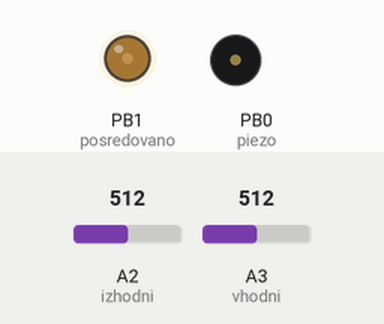
Recording of a sketch running on a simulated ATtiny85, built with avr-gcc and run on an emulated ATtiny85. Parts: output pins drawn as LEDs (lit = HIGH), buzzer (waves = sounding, pin HIGH). The test bench sets the inputs (shaded band); at power-on: A2 (izhodni) = 512, A3 (vhodni) = 512.

Above: at 0.1 s.
Timing chart, 0 to 1.6 s (numbered marks = the images above):
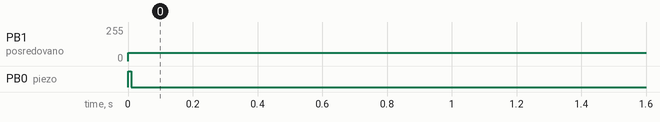

Measured:
- by itself, PB1 (posredovano): 0/255 → 62/255 at 0.00 s
- by itself, PB0 (piezo): LOW → HIGH at 0.00 s, → LOW 0.01 s later

The sketch:

RoomAutomationATtiny45.ino
```cpp
/*
* 1-Reset
* 2-pin 3 (Analog 3)
* 3-pin 4 (Analog 2)
* 4-GND
* 5-pin 0 (pwm)
* 6-pin 1 (pwm)
* 7-pin 2(analog 1)
* 8-VCC+
*/


int vhodni=A3; //pin 2, vhodni laser, ki s prvi sproži ob vhodu v sobo
int izhodni=A2; //pin 3, izhodni laser
int st=0; //števec oseb v sobi
int posredovano = 1; //pin 5, pwm izhod vrednosti glavnemu sistemu
int piezo = 0;
long delayMS; //čas za čakanje na drug laser
int b=1;
int nivo = 800;

void setup() { //nastavitev vhodov in izhodov
  pinMode(vhodni, INPUT);
  pinMode(izhodni, INPUT);
  pinMode(posredovano, OUTPUT);
  pinMode(piezo, OUTPUT);
}

void loop() {
  delayMS=6000;
  if(analogRead(vhodni) < nivo) {
    while((0 < delayMS) && b) {
      if(analogRead(izhodni) < nivo) {
        st++;
        changeOutput();
        b=0;
        digitalWrite(piezo, HIGH);
        delay(10);
        digitalWrite(piezo, LOW);
        break;
      }

      delayMS--;
    }
    delay(250);
  }

  if(analogRead(vhodni) >= nivo) b=1;

 if(analogRead(izhodni) < nivo) {

    while((0 < delayMS) && b) {  //koliko časa je optimalno čakati?
      if(analogRead(vhodni) < nivo) {
        if(st > 0)
          st--;
        else
          st = 0;
        changeOutput();
        b=0;
        digitalWrite(piezo, HIGH);
        delay(10);
        digitalWrite(piezo, LOW);
        break;
      }
      delayMS--;
      //delayMicroseconds(250);
    }
    delay(250); //kakšen delay med osebami?
  }

  if(analogRead(izhodni) >= nivo) b=1;
}

void changeOutput() {
  if (st == 0)
    analogWrite(posredovano, 0);
  else if (st == 1)
    analogWrite(posredovano, 62);
  else if (st == 2)
    analogWrite(posredovano, 124);
  else if (st == 3)
    analogWrite(posredovano, 187);
  else if (st > 3)
    analogWrite(posredovano, 255);
}
```
